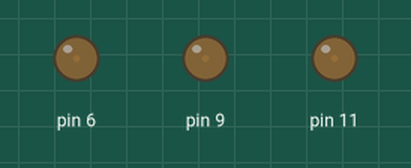
Bench run of a sketch on a simulated Arduino Uno, built with avr-gcc and run on an emulated ATmega328P. On the bench: output pins drawn as LEDs (lit = HIGH).

Above: at 0.05 s.
At 0.65 s:
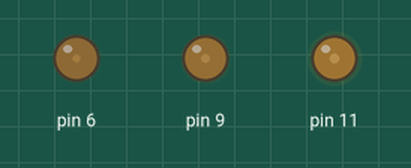
At 1.3 s:
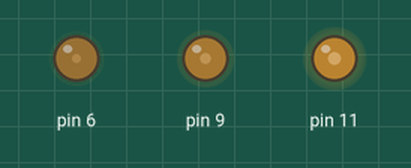
At 1.9 s:
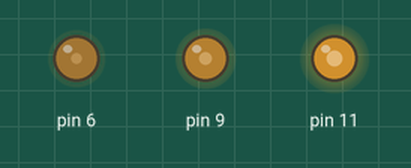
At 2.55 s:
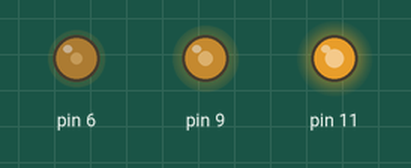
Timing chart, 0 to 5.9 s (numbered marks = the images above):
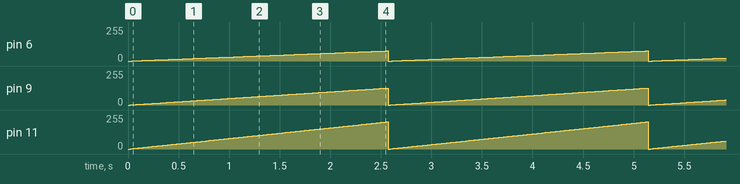

Measured:
- by itself, pin 6: ramps from 0/255 to 76/255 and jumps back, once every 2.6 s
- by itself, pin 9: ramps from 0/255 to 127/255 and jumps back, once every 2.6 s
- by itself, pin 11: ramps from 0/255 to 204/255 and jumps back, once every 2.6 s

The sketch:

lab5_task2.ino
```cpp
#include <avr/io.h>
#include <util/delay.h>

void setup() {
  // Set LED pins as outputs
  DDRD |= (1 << PD6);  // OC0A  / pin 6 / Timer0
  DDRB |= (1 << PB1);  // OC1A / pin 9 /   Timer1
  DDRB |= (1 << PB3);  // OC2A  / pin 11 / Timer2

  // timer 0
  TCCR0A = (1 << WGM00) | (1 << WGM01) | (1 << COM0A1);
  TCCR0B = (1 << CS01); // prescaler = 8

  // timer 1
  TCCR1A = (1 << WGM10) | (1 << COM1A1);
  TCCR1B = (1 << WGM12) | (1 << CS11); // prescaler = 8

  // timer 2
  TCCR2A = (1 << WGM20) | (1 << WGM21) | (1 << COM2A1);
  TCCR2B = (1 << CS21); // prescaler = 8
}

void loop() {
  for (uint8_t i = 0; i <= 255; i++) {
    OCR0A = (uint8_t)(i * 0.3); // up to 30%
    OCR1A = (uint8_t)(i * 0.5); // up to 50%
    OCR2A = (uint8_t)(i * 0.8); // up to 80%
    _delay_ms(10);
  }

  _delay_ms(1000);
}
```
